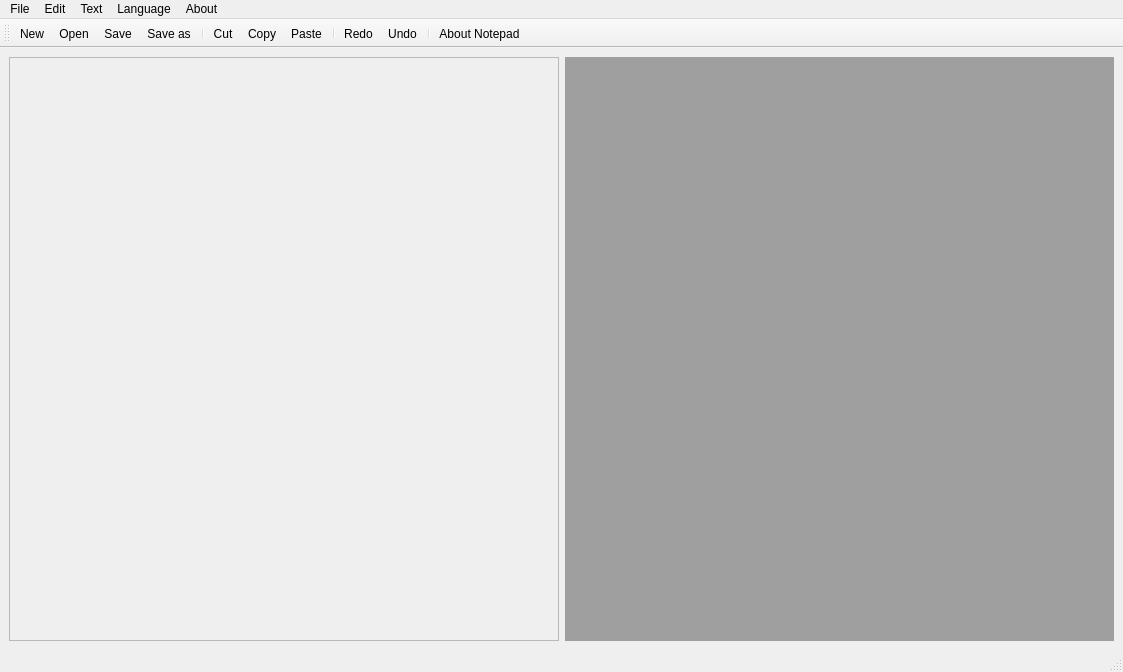
<?xml version="1.0" encoding="UTF-8"?>
<ui version="4.0">
 <class>MainWindow</class>
 <widget class="QMainWindow" name="MainWindow">
  <property name="geometry">
   <rect>
    <x>0</x>
    <y>0</y>
    <width>1123</width>
    <height>672</height>
   </rect>
  </property>
  <property name="windowTitle">
   <string>Text Editor 1.0</string>
  </property>
  <widget class="QWidget" name="centralwidget">
   <layout class="QHBoxLayout" name="horizontalLayout">
    <item>
     <widget class="QTextEdit" name="textEdit">
      <property name="enabled">
       <bool>false</bool>
      </property>
     </widget>
    </item>
    <item>
     <widget class="QMdiArea" name="mdiArea"/>
    </item>
   </layout>
  </widget>
  <widget class="QMenuBar" name="menubar">
   <property name="geometry">
    <rect>
     <x>0</x>
     <y>0</y>
     <width>1123</width>
     <height>20</height>
    </rect>
   </property>
   <widget class="QMenu" name="menuFile">
    <property name="geometry">
     <rect>
      <x>345</x>
      <y>99</y>
      <width>186</width>
      <height>213</height>
     </rect>
    </property>
    <property name="title">
     <string>File</string>
    </property>
    <addaction name="actionNew"/>
    <addaction name="actionOpen"/>
    <addaction name="separator"/>
    <addaction name="actionSave"/>
    <addaction name="actionSave_as"/>
    <addaction name="separator"/>
    <addaction name="actionPrint_preview"/>
    <addaction name="actionPrint"/>
    <addaction name="separator"/>
    <addaction name="actionQuit"/>
   </widget>
   <widget class="QMenu" name="menuEdit">
    <property name="title">
     <string>Edit</string>
    </property>
    <addaction name="actionCut"/>
    <addaction name="actionCopy"/>
    <addaction name="actionPaste"/>
    <addaction name="separator"/>
    <addaction name="actionRedo"/>
    <addaction name="actionUndo"/>
    <addaction name="separator"/>
   </widget>
   <widget class="QMenu" name="menuAbout">
    <property name="title">
     <string>About</string>
    </property>
    <addaction name="actionAbout_Notepad"/>
   </widget>
   <widget class="QMenu" name="menuLanguage">
    <property name="title">
     <string>Language</string>
    </property>
    <addaction name="actionEnglish"/>
    <addaction name="actionCzech"/>
   </widget>
   <widget class="QMenu" name="menuText">
    <property name="enabled">
     <bool>true</bool>
    </property>
    <property name="title">
     <string>Text</string>
    </property>
    <addaction name="actionFont"/>
    <addaction name="actionColor"/>
    <addaction name="separator"/>
    <addaction name="actionFInd"/>
    <addaction name="actionFind_and_replace"/>
    <addaction name="separator"/>
    <addaction name="actionPlain_text"/>
    <addaction name="actionRich_text"/>
   </widget>
   <addaction name="menuFile"/>
   <addaction name="menuEdit"/>
   <addaction name="menuText"/>
   <addaction name="menuLanguage"/>
   <addaction name="menuAbout"/>
  </widget>
  <widget class="QStatusBar" name="statusbar"/>
  <widget class="QToolBar" name="toolBar">
   <property name="windowTitle">
    <string>toolBar</string>
   </property>
   <attribute name="toolBarArea">
    <enum>TopToolBarArea</enum>
   </attribute>
   <attribute name="toolBarBreak">
    <bool>false</bool>
   </attribute>
   <addaction name="actionNew"/>
   <addaction name="actionOpen"/>
   <addaction name="actionSave"/>
   <addaction name="actionSave_as"/>
   <addaction name="separator"/>
   <addaction name="actionCut"/>
   <addaction name="actionCopy"/>
   <addaction name="actionPaste"/>
   <addaction name="separator"/>
   <addaction name="actionRedo"/>
   <addaction name="actionUndo"/>
   <addaction name="separator"/>
   <addaction name="actionAbout_Notepad"/>
  </widget>
  <action name="actionNew">
   <property name="icon">
    <iconset resource="Resource.qrc">
     <normaloff>:/rec/img/new.png</normaloff>:/rec/img/new.png</iconset>
   </property>
   <property name="text">
    <string>New</string>
   </property>
  </action>
  <action name="actionOpen">
   <property name="icon">
    <iconset resource="Resource.qrc">
     <normaloff>:/rec/img/open.png</normaloff>:/rec/img/open.png</iconset>
   </property>
   <property name="text">
    <string>Open</string>
   </property>
  </action>
  <action name="actionSave">
   <property name="icon">
    <iconset resource="Resource.qrc">
     <normaloff>:/rec/img/save.png</normaloff>:/rec/img/save.png</iconset>
   </property>
   <property name="text">
    <string>Save</string>
   </property>
  </action>
  <action name="actionCut">
   <property name="icon">
    <iconset resource="Resource.qrc">
     <normaloff>:/rec/img/cut.png</normaloff>:/rec/img/cut.png</iconset>
   </property>
   <property name="text">
    <string>Cut</string>
   </property>
  </action>
  <action name="actionCopy">
   <property name="icon">
    <iconset resource="Resource.qrc">
     <normaloff>:/rec/img/copy.png</normaloff>:/rec/img/copy.png</iconset>
   </property>
   <property name="text">
    <string>Copy</string>
   </property>
  </action>
  <action name="actionPaste">
   <property name="icon">
    <iconset resource="Resource.qrc">
     <normaloff>:/rec/img/paste.png</normaloff>:/rec/img/paste.png</iconset>
   </property>
   <property name="text">
    <string>Paste</string>
   </property>
  </action>
  <action name="actionRedo">
   <property name="icon">
    <iconset resource="Resource.qrc">
     <normaloff>:/rec/img/redo.png</normaloff>:/rec/img/redo.png</iconset>
   </property>
   <property name="text">
    <string>Redo</string>
   </property>
  </action>
  <action name="actionUndo">
   <property name="icon">
    <iconset resource="Resource.qrc">
     <normaloff>:/rec/img/undo.png</normaloff>:/rec/img/undo.png</iconset>
   </property>
   <property name="text">
    <string>Undo</string>
   </property>
  </action>
  <action name="actionSave_as">
   <property name="icon">
    <iconset resource="Resource.qrc">
     <normaloff>:/rec/img/saveas.png</normaloff>:/rec/img/saveas.png</iconset>
   </property>
   <property name="text">
    <string>Save as</string>
   </property>
  </action>
  <action name="actionAbout_Notepad">
   <property name="icon">
    <iconset resource="Resource.qrc">
     <normaloff>:/rec/img/about.png</normaloff>:/rec/img/about.png</iconset>
   </property>
   <property name="text">
    <string>About Notepad</string>
   </property>
  </action>
  <action name="actionQuit">
   <property name="text">
    <string>Quit</string>
   </property>
  </action>
  <action name="actionEnglish">
   <property name="checkable">
    <bool>true</bool>
   </property>
   <property name="text">
    <string>English</string>
   </property>
  </action>
  <action name="actionCzech">
   <property name="checkable">
    <bool>true</bool>
   </property>
   <property name="text">
    <string>Czech</string>
   </property>
  </action>
  <action name="actionPrint">
   <property name="text">
    <string>Print</string>
   </property>
  </action>
  <action name="actionPrint_preview">
   <property name="text">
    <string>Print preview</string>
   </property>
  </action>
  <action name="actionFont">
   <property name="text">
    <string>Font and size</string>
   </property>
  </action>
  <action name="actionColor">
   <property name="text">
    <string>Color</string>
   </property>
  </action>
  <action name="actionFInd">
   <property name="text">
    <string>Find</string>
   </property>
  </action>
  <action name="actionFind_and_replace">
   <property name="text">
    <string>Find and replace</string>
   </property>
  </action>
  <action name="actionPlain_text">
   <property name="text">
    <string>Plain text</string>
   </property>
  </action>
  <action name="actionRich_text">
   <property name="text">
    <string>Rich text</string>
   </property>
  </action>
 </widget>
 <resources>
  <include location="Resource.qrc"/>
 </resources>
 <connections>
  <connection>
   <sender>actionQuit</sender>
   <signal>triggered()</signal>
   <receiver>MainWindow</receiver>
   <slot>close()</slot>
   <hints>
    <hint type="sourcelabel">
     <x>-1</x>
     <y>-1</y>
    </hint>
    <hint type="destinationlabel">
     <x>399</x>
     <y>299</y>
    </hint>
   </hints>
  </connection>
 </connections>
</ui>
